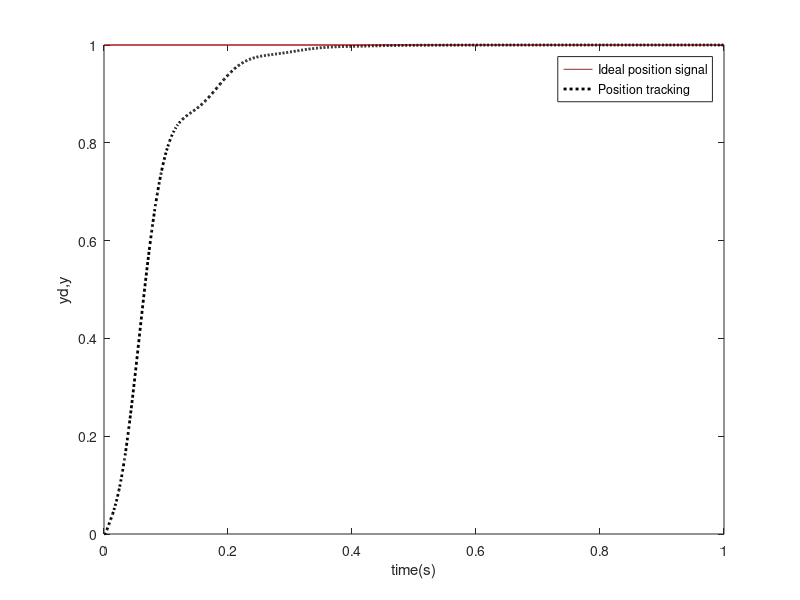

MATLAB code for this plot:
clear all;
close all;


ts = 0.001;
sys = tf(400, [1, 50, 0]);
dsys = c2d(sys, ts, 'zoh');
[num, den] = tfdata(dsys, 'v');

u1 = 0.0; u2 = 0.0;
y1 = 0;   y2 = 0;
x  = [0, 0, 0]';
error1 = 0;
error2 = 0;

for k = 1:1:1000
    time(k) = k*ts;

    yd(k) = 1.0;
    kp = 8;
    ki = 0.1;
    kd = 10;

    du(k) = kp * x(1) + kd * x(2) + ki * x(3);
    u(k) = u1 + du(k);

    if u(k) > 10
        u(k) = 10;
    end
    if u(k) < -10
        u(k) = -10;
    end

    y(k) = - den(2) * y1 - den(3) * y2 + num(2) * u1 + num(3) * u2;

    error = yd(k) - y(k);
    u2 = u1; u1 = u(k);
    y2 = y1; y1 = y(k);

    x(1) = error - error1;
    x(2) = error - 2 * error1 + error2;
    x(3) = error;

    error2 = error1;
    error1 = error;
end
figure(1);
plot(time,yd,'r',time,y,'k:','linewidth',2);
xlabel('time(s)');ylabel('yd,y');
legend('Ideal position signal','Position tracking');
